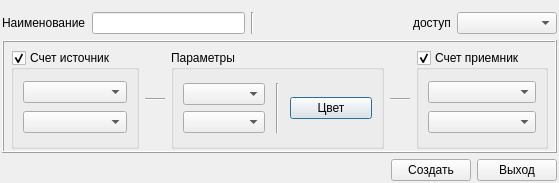
<?xml version="1.0" encoding="UTF-8"?>
<ui version="4.0">
 <class>PayDialog</class>
 <widget class="QDialog" name="PayDialog">
  <property name="geometry">
   <rect>
    <x>0</x>
    <y>0</y>
    <width>559</width>
    <height>183</height>
   </rect>
  </property>
  <property name="windowTitle">
   <string>Платеж</string>
  </property>
  <layout class="QVBoxLayout" name="verticalLayout_5">
   <property name="margin">
    <number>2</number>
   </property>
   <item>
    <layout class="QHBoxLayout" name="horizontalLayout_3">
     <property name="topMargin">
      <number>10</number>
     </property>
     <item>
      <widget class="QLabel" name="label">
       <property name="text">
        <string>Наименование</string>
       </property>
      </widget>
     </item>
     <item>
      <widget class="QLineEdit" name="name"/>
     </item>
     <item>
      <widget class="Line" name="line_6">
       <property name="orientation">
        <enum>Qt::Vertical</enum>
       </property>
      </widget>
     </item>
     <item>
      <spacer name="horizontalSpacer_4">
       <property name="orientation">
        <enum>Qt::Horizontal</enum>
       </property>
       <property name="sizeHint" stdset="0">
        <size>
         <width>40</width>
         <height>20</height>
        </size>
       </property>
      </spacer>
     </item>
     <item>
      <widget class="QLabel" name="label_2">
       <property name="text">
        <string>доступ</string>
       </property>
      </widget>
     </item>
     <item>
      <widget class="QComboBox" name="permissionBox">
       <property name="minimumSize">
        <size>
         <width>100</width>
         <height>0</height>
        </size>
       </property>
      </widget>
     </item>
    </layout>
   </item>
   <item>
    <widget class="QFrame" name="frame">
     <property name="styleSheet">
      <string notr="true"/>
     </property>
     <property name="frameShape">
      <enum>QFrame::Box</enum>
     </property>
     <property name="frameShadow">
      <enum>QFrame::Raised</enum>
     </property>
     <layout class="QVBoxLayout" name="verticalLayout_4">
      <property name="margin">
       <number>2</number>
      </property>
      <item>
       <layout class="QHBoxLayout" name="horizontalLayout_2">
        <property name="leftMargin">
         <number>5</number>
        </property>
        <property name="topMargin">
         <number>6</number>
        </property>
        <property name="rightMargin">
         <number>5</number>
        </property>
        <item>
         <widget class="QGroupBox" name="srcBox">
          <property name="sizePolicy">
           <sizepolicy hsizetype="Preferred" vsizetype="Preferred">
            <horstretch>1</horstretch>
            <verstretch>0</verstretch>
           </sizepolicy>
          </property>
          <property name="title">
           <string>Счет источник</string>
          </property>
          <property name="checkable">
           <bool>true</bool>
          </property>
          <layout class="QVBoxLayout" name="verticalLayout">
           <item>
            <widget class="QComboBox" name="srcAcount"/>
           </item>
           <item>
            <widget class="QComboBox" name="srcCreditBox"/>
           </item>
          </layout>
         </widget>
        </item>
        <item>
         <widget class="Line" name="line">
          <property name="sizePolicy">
           <sizepolicy hsizetype="Minimum" vsizetype="Fixed">
            <horstretch>1</horstretch>
            <verstretch>0</verstretch>
           </sizepolicy>
          </property>
          <property name="maximumSize">
           <size>
            <width>20</width>
            <height>16777215</height>
           </size>
          </property>
          <property name="orientation">
           <enum>Qt::Horizontal</enum>
          </property>
         </widget>
        </item>
        <item>
         <widget class="QGroupBox" name="groupBox">
          <property name="sizePolicy">
           <sizepolicy hsizetype="Preferred" vsizetype="Preferred">
            <horstretch>2</horstretch>
            <verstretch>0</verstretch>
           </sizepolicy>
          </property>
          <property name="title">
           <string>Параметры</string>
          </property>
          <layout class="QVBoxLayout" name="verticalLayout_3">
           <item>
            <layout class="QGridLayout" name="gridLayout">
             <item row="0" column="2" rowspan="2">
              <widget class="Line" name="line_3">
               <property name="orientation">
                <enum>Qt::Vertical</enum>
               </property>
              </widget>
             </item>
             <item row="0" column="1">
              <spacer name="horizontalSpacer_2">
               <property name="orientation">
                <enum>Qt::Horizontal</enum>
               </property>
               <property name="sizeType">
                <enum>QSizePolicy::Fixed</enum>
               </property>
               <property name="sizeHint" stdset="0">
                <size>
                 <width>5</width>
                 <height>20</height>
                </size>
               </property>
              </spacer>
             </item>
             <item row="0" column="3">
              <spacer name="horizontalSpacer_3">
               <property name="orientation">
                <enum>Qt::Horizontal</enum>
               </property>
               <property name="sizeType">
                <enum>QSizePolicy::Fixed</enum>
               </property>
               <property name="sizeHint" stdset="0">
                <size>
                 <width>5</width>
                 <height>20</height>
                </size>
               </property>
              </spacer>
             </item>
             <item row="1" column="0">
              <widget class="QComboBox" name="debtBox"/>
             </item>
             <item row="0" column="0">
              <widget class="QComboBox" name="typeBox"/>
             </item>
             <item row="0" column="5" rowspan="2">
              <widget class="QPushButton" name="colorButton">
               <property name="minimumSize">
                <size>
                 <width>0</width>
                 <height>0</height>
                </size>
               </property>
               <property name="text">
                <string>Цвет</string>
               </property>
              </widget>
             </item>
            </layout>
           </item>
          </layout>
         </widget>
        </item>
        <item>
         <widget class="Line" name="line_2">
          <property name="sizePolicy">
           <sizepolicy hsizetype="Minimum" vsizetype="Fixed">
            <horstretch>1</horstretch>
            <verstretch>0</verstretch>
           </sizepolicy>
          </property>
          <property name="maximumSize">
           <size>
            <width>20</width>
            <height>16777215</height>
           </size>
          </property>
          <property name="orientation">
           <enum>Qt::Horizontal</enum>
          </property>
         </widget>
        </item>
        <item>
         <widget class="QGroupBox" name="dstBox">
          <property name="sizePolicy">
           <sizepolicy hsizetype="Preferred" vsizetype="Preferred">
            <horstretch>1</horstretch>
            <verstretch>0</verstretch>
           </sizepolicy>
          </property>
          <property name="title">
           <string>Счет приемник</string>
          </property>
          <property name="checkable">
           <bool>true</bool>
          </property>
          <layout class="QVBoxLayout" name="verticalLayout_2">
           <item>
            <widget class="QComboBox" name="dstAcount"/>
           </item>
           <item>
            <widget class="QComboBox" name="dstCreditBox"/>
           </item>
          </layout>
         </widget>
        </item>
       </layout>
      </item>
     </layout>
    </widget>
   </item>
   <item>
    <layout class="QHBoxLayout" name="horizontalLayout">
     <property name="bottomMargin">
      <number>0</number>
     </property>
     <item>
      <spacer name="horizontalSpacer">
       <property name="orientation">
        <enum>Qt::Horizontal</enum>
       </property>
       <property name="sizeHint" stdset="0">
        <size>
         <width>40</width>
         <height>20</height>
        </size>
       </property>
      </spacer>
     </item>
     <item>
      <widget class="QPushButton" name="saveButton">
       <property name="text">
        <string>Создать</string>
       </property>
      </widget>
     </item>
     <item>
      <widget class="QPushButton" name="exitButton">
       <property name="text">
        <string>Выход</string>
       </property>
      </widget>
     </item>
    </layout>
   </item>
  </layout>
 </widget>
 <resources/>
 <connections/>
</ui>
